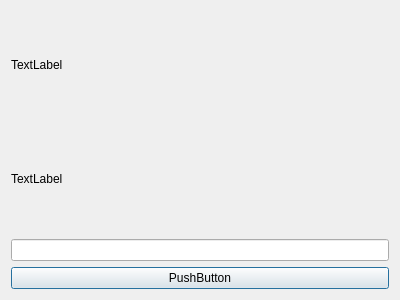
<?xml version="1.0" encoding="UTF-8"?>
<ui version="4.0">
 <class>Dialog</class>
 <widget class="QDialog" name="Dialog">
  <property name="geometry">
   <rect>
    <x>0</x>
    <y>0</y>
    <width>400</width>
    <height>300</height>
   </rect>
  </property>
  <property name="windowTitle">
   <string>Dialog</string>
  </property>
  <layout class="QVBoxLayout" name="verticalLayout">
   <item>
    <widget class="QLabel" name="l1">
     <property name="text">
      <string>TextLabel</string>
     </property>
    </widget>
   </item>
   <item>
    <widget class="QLabel" name="l2">
     <property name="text">
      <string>TextLabel</string>
     </property>
    </widget>
   </item>
   <item>
    <widget class="QLineEdit" name="edit"/>
   </item>
   <item>
    <widget class="QPushButton" name="btn">
     <property name="text">
      <string>PushButton</string>
     </property>
    </widget>
   </item>
  </layout>
 </widget>
 <resources/>
 <connections/>
</ui>
